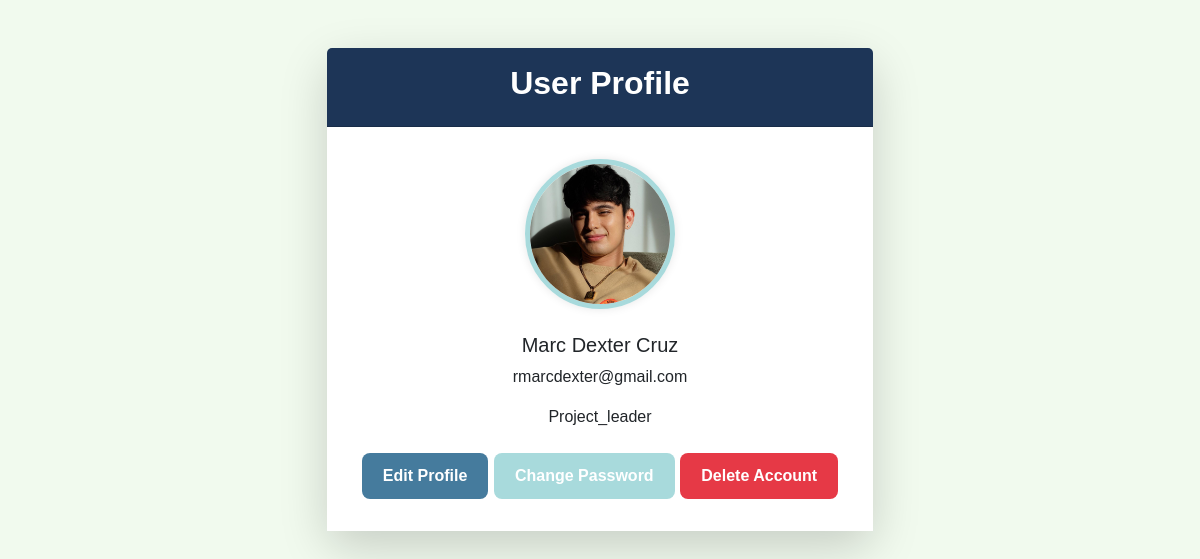
Page /dashboard/profile/ (signed in) on the committed database.
### MyApp/models.py (models this page shows)
class User(AbstractUser):
    ROLE_CHOICES = [
        ('team_member', 'Team Member'),
        ('project_leader', 'Project Leader'),
    ]
    role = models.CharField(max_length=20, choices=ROLE_CHOICES, default='team_member')
    profile_picture = models.ImageField(upload_to='profile_pictures/', blank=True, null=True)

### MyApp/views.py (the view, shortened to what this page needs)
# urls.py: path('dashboard/profile/', views.profile_view, name='profile'),
@login_required
def profile_view(request):
    profile_form = UserProfileForm(instance=request.user)
    password_form = PasswordChangeForm(user=request.user)
    delete_form = DeleteAccountForm()
    context = {
        'profile_form': profile_form,
        'password_form': password_form,
        'delete_form': delete_form,
    }
    return render(request, 'profile.html', context)

### MyApp/templates/profile.html (shortened to what this page needs)
{% load static %}
<!DOCTYPE html>
<html lang="en">
<head>
    <link rel="stylesheet" href="https://cdn.jsdelivr.net/npm/bootstrap@5.3.0/dist/css/bootstrap.min.css">
    <link rel="stylesheet" href="{% static 'css/profile.css' %}">
</head>
<body>
    <div class="container mt-5">
        <div class="row justify-content-center">
            <div class="col-md-8 col-lg-6">
                <div class="card shadow-lg rounded-4">
                    <div class="card-header text-center text-white" style="background-color: #1D3557;">
                        <h3>User Profile</h3>
                    </div>
                    <div class="card-body">
                        <div class="text-center mb-4">
                            {% if user.profile_picture %}
                                <img src="{{ user.profile_picture.url }}" alt="Profile Picture" class="img-fluid rounded-circle" style="width: 150px; height: 150px;">
                            {% else %}
                                <img src="{% static 'img/default_profile.png' %}" alt="Default Profile" class="img-fluid rounded-circle" style="width: 150px; height: 150px;">
                            {% endif %}
                        </div>
                        <div class="mb-4">
                            <h5 class="text-center">{{ user.first_name }} {{ user.last_name }}</h5>
                            <p class="text-center">{{ user.email }}</p>
                            <p class="text-center">{{ user.role|capfirst }}</p>
                        </div>
                        <div class="d-flex justify-content-around">
                            <a href="{% url 'profile_edit' %}" class="btn" style="background-color: #457B9D; color: white;">Edit Profile</a>
                            <a href="{% url 'change_password' %}" class="btn" style="background-color: #A8DADC; color: white;">Change Password</a>
                            <a href="{% url 'delete_account' %}" class="btn" style="background-color: #E63946; color: white;">Delete Account</a>
                        </div>
                    </div>
                </div>
            </div>
        </div>
    </div>
</body>
</html>

### MyApp/static/css/profile.css (style rules this page uses)
body { font-family: 'Arial', sans-serif; background-color: #F1FAEE; }
.card { border-radius: 12px; border: none; }
.card-header { background-color: #1D3557; color: white; padding: 1rem; border-top-left-radius: 12px; border-top-right-radius: 12px; }
.card-body { background-color: #fff; padding: 2rem; }
h3 { font-size: 2rem; font-weight: bold; }
.text-center { text-align: center; }
img { border: 5px solid #A8DADC; box-shadow: 0 0 10px rgba(0, 0, 0, 0.1); }
.btn { font-weight: bold; padding: 10px 20px; border-radius: 8px; transition: background-color 0.3s; }

### rows in the picture
User: profile_picture (picture), first_name "Marc Dexter", last_name "Cruz", email "rmarcdexter@gmail.com", role "Project_leader"
